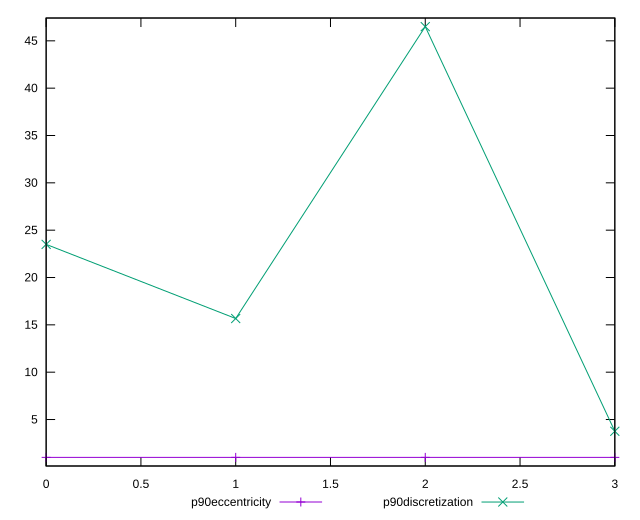

Write the gnuplot code that produced this figure.
reset

$p90Eccentricity <<EOF
0 1.0000000000000024
1 1.0000000000000027
2 0.9999999999999971
3 0.9999999999999997
EOF

$p90Discretization <<EOF
0 23.5
1 15.666666666666666
2 46.5
3 3.76
EOF

set key outside below
set xrange [0:3]
set yrange [0.08999999999999708:47.41]
set trange [0.08999999999999708:47.41]
set terminal svg size 640, 520 enhanced background rgb 'white'
set output "reports/report_00027_2021-02-24T12-40-31.850Z/unused-css-rules/progression/eccentricity.svg"

plot $p90Eccentricity title "p90eccentricity" with linespoints, \
     $p90Discretization title "p90discretization" with linespoints

reset
